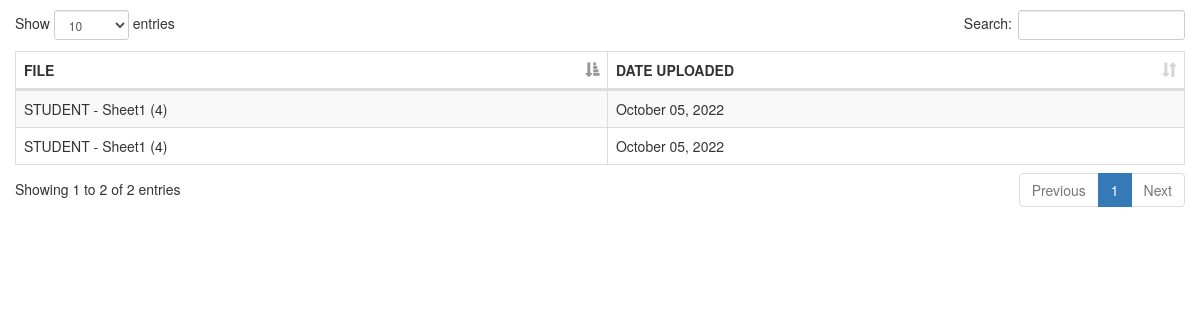
Page /USER/data/view.php on the committed database.
### tables this page shows
CREATE TABLE `check_stud_file` (
  `id` int(11) NOT NULL,
  `file_id` int(50) NOT NULL
);

CREATE TABLE `file` (
  `file_id` int(11) NOT NULL,
  `name` varchar(200) NOT NULL,
  `file` varchar(500) NOT NULL,
  `section` varchar(250) NOT NULL,
  `date_uploaded` date NOT NULL
);

### USER/data/view.php (shortened to what this page needs)
<!DOCTYPE html>
<html>
<head>
	<link rel="stylesheet" type="text/css" href="bootstrap/css/bootstrap.min.css">
	<link rel="stylesheet" type="text/css" href="datatable/dataTable.bootstrap.min.css">
</head>
<body>
<div class="container">
	<div class="row">
		<div class="col-sm-12">
			<div class="height10">
			</div>
			<div class="row">
				<table id="myTable" class="table table-bordered table-striped">
					<thead>
						<th>FILE</th>
						<th>DATE UPLOADED</th>
					</thead>
					<tbody>
						<?php
							include_once('../../connection/connection.php');
							$sql = "SELECT *, file.file_id as rfile, check_stud_file.file_id as tfile FROM file left join check_stud_file ON file.file_id = check_stud_file.file_id";
							$query = $conn->query($sql);
							while($row = $query->fetch_assoc()){
								echo
								"<tr>
									<td>".$row['name']."</td>
									<td>".date('F d, Y', strtotime($row['date_uploaded']))."</td>
								</tr>";
							}
						?>
					</tbody>
				</table>
			</div>
		</div>
	</div>
</div>
</body>
</html>

### USER/data/view.php (style rules this page uses)
.height10 { height:10px; }

### rows in the picture
check_stud_file: file.name "STUDENT - Sheet1 (4)", file.date_uploaded "October 05, 2022"
check_stud_file: file.name "STUDENT - Sheet1 (4)", file.date_uploaded "October 05, 2022"
